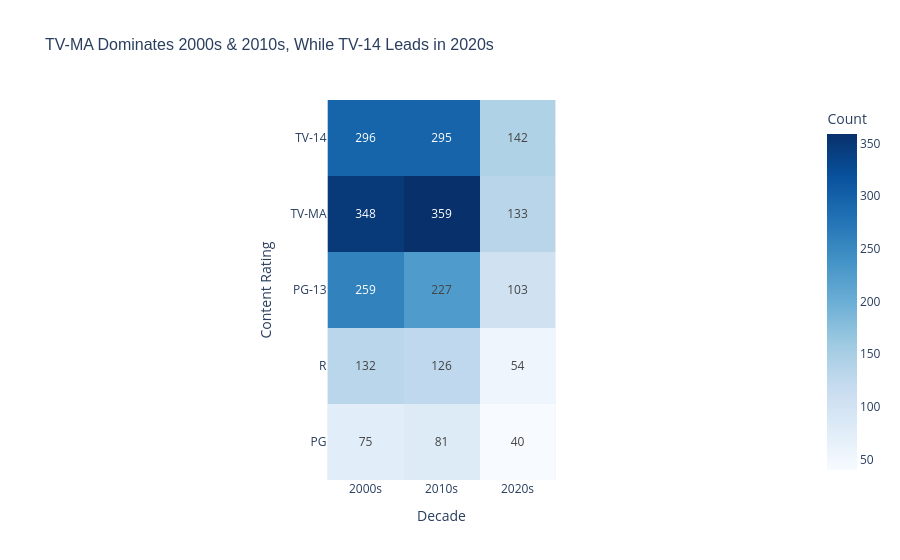

Notebook code for this chart:
### Markdown cell above
## Task 1 — Heatmap: content by rating and release decade

**What to build:** A heatmap showing the number of titles by **content rating** (y-axis) and **decade** (x-axis).

**Requirements:**
- Create a 'decade' column: `df['decade'] = (df['release_year'] // 10 * 10).astype(str) + 's'`
- Filter to TV-14, TV-MA, PG-13, R, PG only (most common ratings)
- Sequential colour scale (Blues)
- Values shown in cells (`text_auto=True`)
- Insight title about which rating dominates which decade

### Code cell
# Task 1
import pandas as pd
import plotly.express as px

# 1. Load the dataset
df = pd.read_csv('../data/netflix_catalogue.csv')

df['decade'] = (df['release_year'] // 10 * 10).astype(str) + 's'

valid_ratings = ['TV-14', 'TV-MA', 'PG-13', 'R', 'PG']
df_filtered = df[df['rating'].isin(valid_ratings)]

heatmap_data = df_filtered.groupby(['rating', 'decade']).size().unstack(fill_value=0)
heatmap_data = heatmap_data.reindex(['TV-14', 'TV-MA', 'PG-13', 'R', 'PG'])    
fig = px.imshow(
    heatmap_data,
    text_auto=True,
    color_continuous_scale='Blues',
    title="TV-MA Dominates 2000s & 2010s, While TV-14 Leads in 2020s",
    labels=dict(x="Decade", y="Content Rating", color="Count")
)

fig.update_layout(
    xaxis_title="Decade",
    yaxis_title="Content Rating",
    title_font=dict(size=16, family="Arial")
)

fig.show()

### Figure 1 — Plotly figure (JSON) as saved in the notebook; plotly's stock layout.template omitted (floating-point values rounded to 4 significant figures)
{"data": [{"coloraxis": "coloraxis", "hovertemplate": "Decade: %{x}<br>Content Rating: %{y}<br>Count: %{z}<extra></extra>", "name": "0", "texttemplate": "%{z}", "type": "heatmap", "x": ["2000s", "2010s", "2020s"], "xaxis": "x", "y": ["TV-14", "TV-MA", "PG-13", "R", "PG"], "yaxis": "y", "z": [[296, 295, 142], [348, 359, 133], [259, 227, 103], [132, 126, 54], [75, 81, 40]]}], "layout": {"coloraxis": {"colorbar": {"title": {"text": "Count"}}, "colorscale": [[0, "rgb(247,251,255)"], [0.125, "rgb(222,235,247)"], [0.25, "rgb(198,219,239)"], [0.375, "rgb(158,202,225)"], [0.5, "rgb(107,174,214)"], [0.625, "rgb(66,146,198)"], [0.75, "rgb(33,113,181)"], [0.875, "rgb(8,81,156)"], [1, "rgb(8,48,107)"]]}, "title": {"font": {"family": "Arial", "size": 16}, "text": "TV-MA Dominates 2000s & 2010s, While TV-14 Leads in 2020s"}, "xaxis": {"anchor": "y", "constrain": "domain", "domain": [0, 1], "scaleanchor": "y", "title": {"text": "Decade"}}, "yaxis": {"anchor": "x", "autorange": "reversed", "constrain": "domain", "domain": [0, 1], "title": {"text": "Content Rating"}}}}
